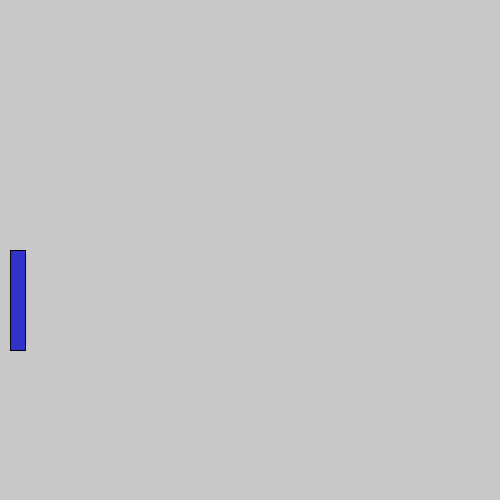
Frame 1 (no input)
Frame 60 (the mouse pressed at the canvas centre just before this capture): identical to frame 1, image omitted
Frame 120 (the mouse held since frame 60 and released just before this capture): identical to frame 1, image omitted

The Processing sketch that drew this single still picture (run headless with seeded random() and noise(); from frame 60 on, the mouse is pressed at the canvas centre):

// Processing sketch: iranyitas_billentyuzettel
// ── iranyitas_billentyuzettel.pde
int player_y = 250;

void setup()
 {
 size(500, 500);
 }
 
 void draw() {
  background(200); 
  if (keyPressed) {
    if ( key == 'w' ) {
      player_y = player_y - 5;
    }
    if ( key == 's' ) {
      player_y = player_y + 5;
    }
  }
  fill(50, 50, 200);
  rect(10, player_y, 15, 100);
  
 }
